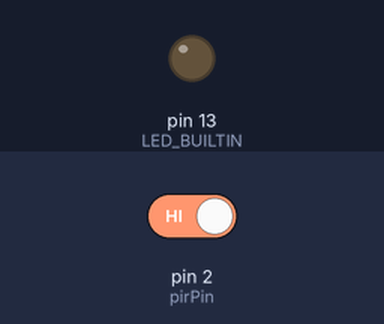
Simulated run of this sketch. Board: Arduino Uno, built with avr-gcc and run on an emulated ATmega328P. On the bench: output pins drawn as LEDs (lit = HIGH). The test bench sets the inputs (shaded band); at power-on: pin 2 (pirPin) HIGH.

Above: at 1.2 s.
1.3 s: pin 2 (pirPin) driven LOW
At 2.5 s:
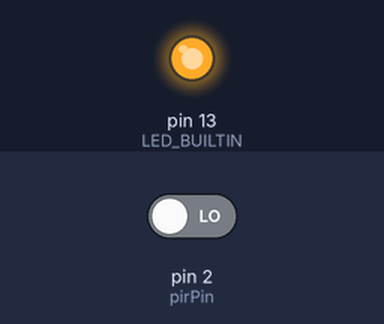
2.8 s: pin 2 (pirPin) driven HIGH
At 3.8 s:
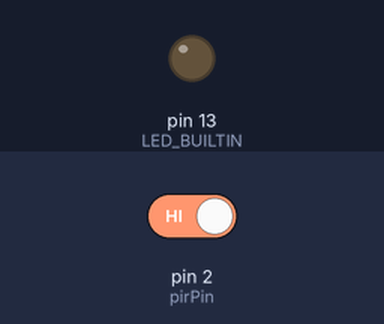
Timing chart, 0 to 5.8 s (numbered marks = the images above; inputs shaded):
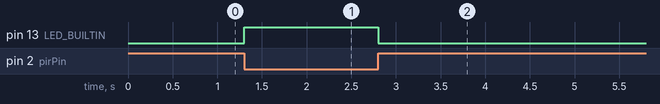

The sketch:

ir.ino
```cpp
int ledPin = 13;                // LED
int pirPin = 2;                 // PIR Out pin
int pirStat = 0;                   // PIR status
void setup() {
 pinMode(LED_BUILTIN, OUTPUT);
 pinMode(pirPin, INPUT);
 Serial.begin(9600);
}
void loop(){
 pirStat = digitalRead(pirPin);
 if (pirStat == LOW) {            // if no motion detected
   digitalWrite(LED_BUILTIN, HIGH);  // turn LED ON
   //send to server
 }
 else {
   digitalWrite(LED_BUILTIN, LOW); // turn LED OFF if we have no motion
 }
}
```

Measured:
- after the input at 1.3 s, pin 13 (LED_BUILTIN): LOW → HIGH at once
- after the input at 2.8 s, pin 13 (LED_BUILTIN): HIGH → LOW at once
